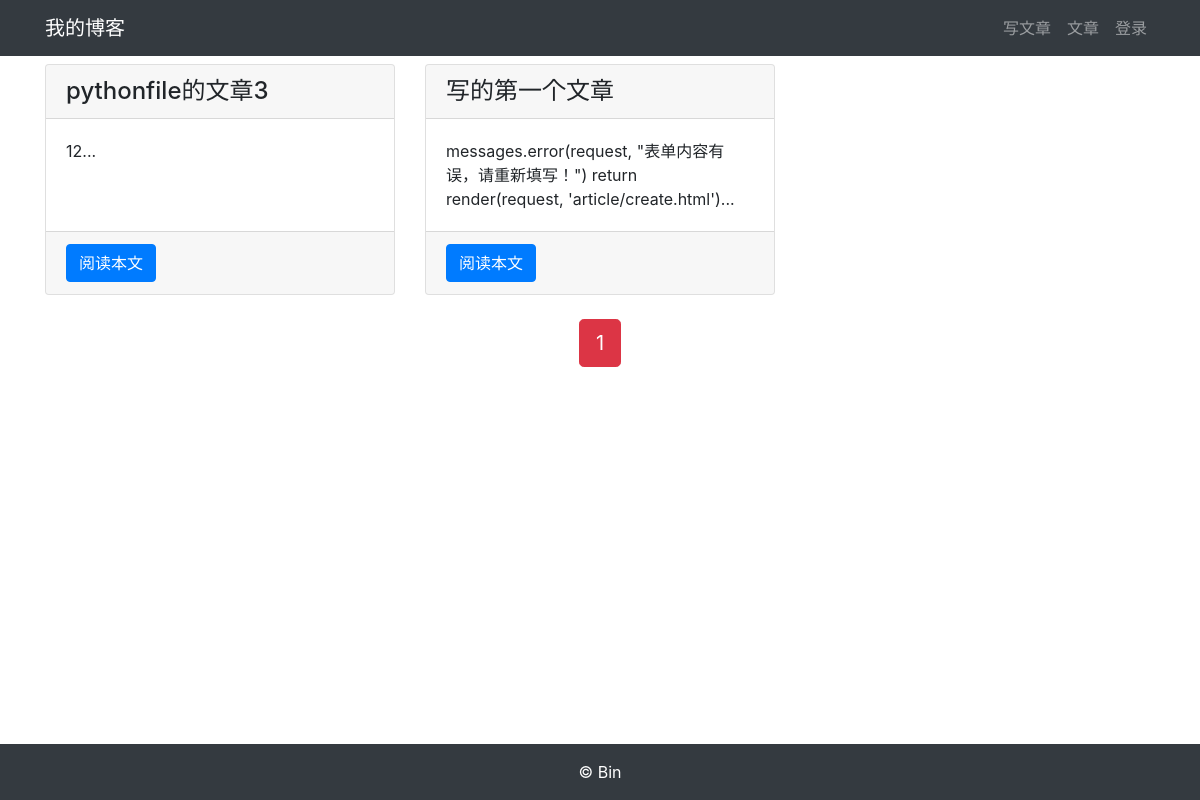
/article/article-list/?page=2, run on an earlier commit of the app's database.
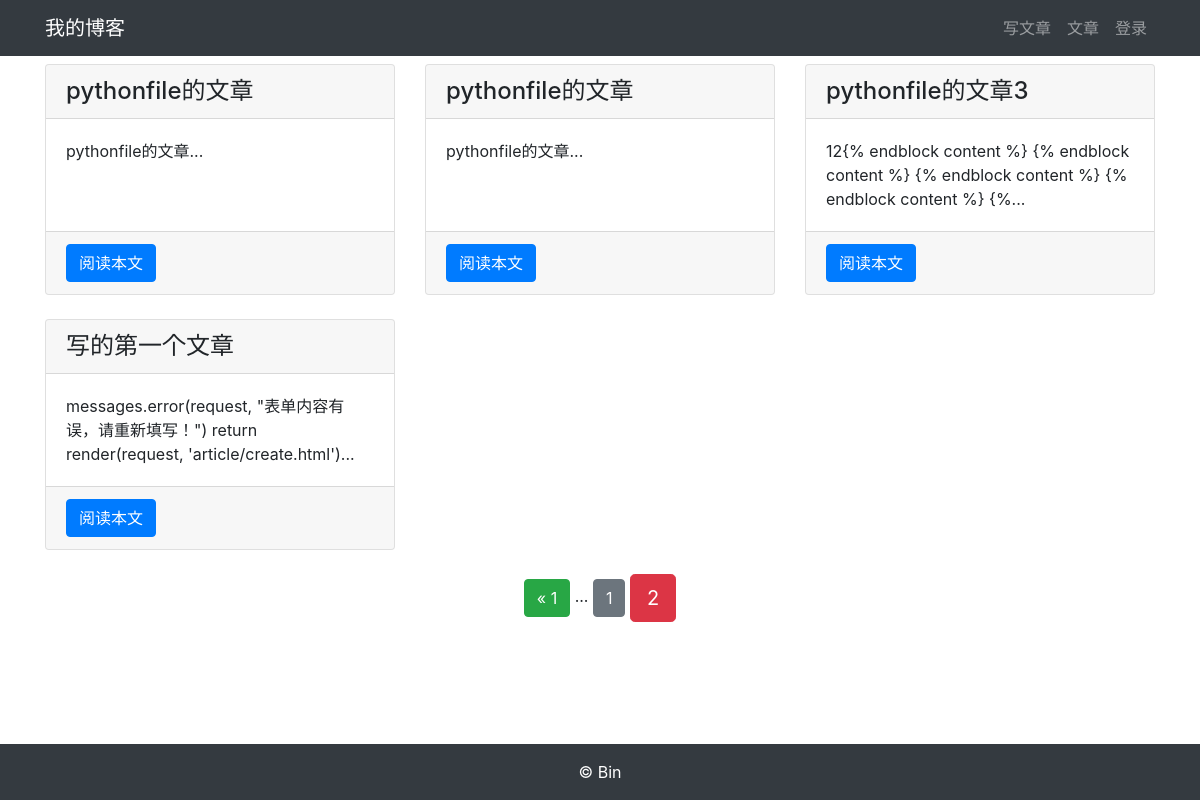
And on a later commit of the database.
### article/models.py (models this page shows, shortened)
class ArticlePost(models.Model):
    author = models.ForeignKey(User, on_delete=models.CASCADE)
    title = models.CharField(max_length=100)
    body = models.TextField()
    created = models.DateTimeField(default=timezone.now)
    update = models.DateTimeField(auto_now=True)
    class Meta:
        ordering = ('-created',)

### article/views.py (the view)
# urls.py: path('article-list/', views.article_list, name="article_list"),
def article_list(request):
    article_list = ArticlePost.objects.all()
    pagintor = Paginator(article_list,6)
    page = request.GET.get('page')
    articles = pagintor.get_page(page)
    context = {'articles':articles}
    return render(request,'article/list.html',context)

### templates/article/list.html (shortened to what this page needs)
{% extends "base.html" %}
{% load staticfiles %}
{% block content %}
<div class="container">
    <div class="row mt-2">
        {% for article in articles %}
        <div class="col-4 mb-4">
            <div class="card h-100">
                <h4 class="card-header">{{ article.title }}</h4>
                <div class="card-body">
                    <p class="card-text">{{ article.body|slice:'100' }}...</p>
                </div>
                <div class="card-footer">
                    <a href="{% url 'article:article_detail' article.id %}" class="btn btn-primary">阅读本文</a>
                </div>
            </div>
        </div>
        {% endfor %}
    </div>
</div>
<div class="pagination row">
    <div class="m-auto">
        <span class="step-links">
            {% if articles.has_previous %}
                <a href="?page=1" class="btn btn-success">
                    &laquo; 1
                </a>
                <span>...</span>
                <a href="?page={{ articles.previous_page_number }}"
                   class="btn btn-secondary"
                >
                    {{ articles.previous_page_number }}
                </a>
            {% endif %}
            <span class="current btn btn-danger btn-lg">
                {{ articles.number }}
            </span>
        </span>
    </div>
</div>{% endblock content %}

### templates/base.html (shortened to what this page needs)
<!DOCTYPE html>
{% load staticfiles %}
<html lang="en">
<head>
    <link rel="stylesheet" href="{% static 'bootstrap/css/bootstrap.min.css' %}">
    <link rel="stylesheet" href="{% static 'md_css/monokai.css' %}">
</head>
<body>
    {% include 'header.html' %}
    {% block content %}{% endblock content %}
    {% include 'footer.html' %}
</body>
</html>

### templates/header.html (shortened to what this page needs)
<nav class="navbar navbar-expand-lg navbar-dark bg-dark">
        <div class="container">
            <a class="navbar-brand" href="{% url 'article:article_list' %}">我的博客</a>
        <div>
            <ul class="navbar-nav">
                <li class="nav-item">
                    <a href="{% url 'article:article_create' %}" class="nav-link">写文章</a>
                </li>
                <li class="nav-item">
                    <a href="{% url 'article:article_list' %}" class="nav-link">文章</a>
                </li>
                {% if user.is_authenticated %}
                    <li class="nav-item dropdown">
                        <a href="#" class="nav-link dropdown-toggle" id="navbarDropdown" role="button" data-toggle="dropdown" aria-haspopup="true" aria-expanded="false">
                            {{ user.username }}
                        </a>
                        <div class="dropdown-menu" aria-labelledby="navbarDropdown">
                            <a class="dropdown-item" href='{% url "userprofile:edit" user.id %}'>个人信息</a>
                            <a class="dropdown-item" href="#" onclick="user_delete()">删除用户</a>
                            <a class="dropdown-item" href="{% url 'userprofile:logout' %}">退出登录</a>
                        </div>
                    </li>
                {% else %}
                    <li class="nav-item">
                        <a class="nav-link" href="{% url 'userprofile:login' %}">登录</a>
                    </li>
                {% endif %}
            </ul>
        </div>
        </div>
</nav>

### templates/footer.html
{% load staticfiles %}
<div>
    <br><br><br>
</div>
<footer class="py-3 bg-dark fixed-bottom">
    <div class="container">
        <p class="m-0 text-center text-white"> &copy; Bin</p>
    </div>
</footer>

What changed in the data, as far as the page shows it:
added ArticlePost: title "pythonfile的文章", body "pythonfile的文章"
added ArticlePost: title "pythonfile的文章", body "pythonfile的文章"
changed ArticlePost "pythonfile的文章3": body "12" → "12{% endblock content %} {% endblock content %} {% endblock content %} {% endblock content %} {%"
Also different on the page:
{{ articles.previous_page_number }}: (not shown) → "1"
{{ articles.number }}: "1" → "2"
text now shown: "« 1 ..."
